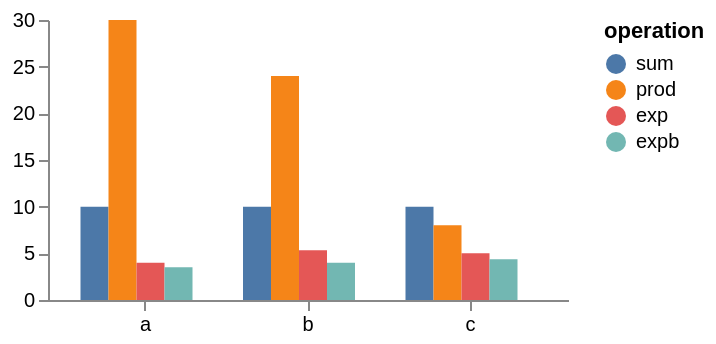

Specify this chart in Vega-Lite:
### Vega specification from a JSON file in a GitHub repository (floating-point values rounded to 4 significant figures)
{"$schema": "https://vega.github.io/schema/vega/v6.json", "description": "The three aggregate operations that were missing: product, and the two exponentially weighted means. The exponential pair is the only one whose answer depends on the order of the rows, and the only one that reads aggregate_params.", "width": 260, "height": 140, "padding": 5, "background": "white", "data": [{"name": "t", "values": [{"g": "a", "x": 2}, {"g": "a", "x": 3}, {"g": "a", "x": 5}, {"g": "b", "x": 4}, {"g": "b", "x": 6}, {"g": "c", "x": 1}, {"g": "c", "x": 1}, {"g": "c", "x": 8}]}, {"name": "summary", "source": "t", "transform": [{"type": "aggregate", "groupby": ["g"], "fields": ["x", "x", "x", "x"], "ops": ["sum", "product", "exponential", "exponentialb"], "aggregate_params": [null, null, 0.5, 0.5], "as": ["sum", "prod", "exp", "expb"]}]}, {"name": "long", "source": "summary", "transform": [{"type": "fold", "fields": ["sum", "prod", "exp", "expb"]}]}], "scales": [{"name": "x", "type": "band", "domain": {"data": "long", "field": "g"}, "range": "width", "padding": 0.2}, {"name": "inner", "type": "band", "domain": ["sum", "prod", "exp", "expb"], "range": {"step": 14}}, {"name": "y", "type": "linear", "domain": {"data": "long", "field": "value"}, "range": "height", "nice": true}, {"name": "colour", "type": "ordinal", "domain": ["sum", "prod", "exp", "expb"], "range": "category"}], "axes": [{"orient": "bottom", "scale": "x"}, {"orient": "left", "scale": "y", "tickCount": 5}], "legends": [{"fill": "colour", "title": "operation", "orient": "right"}], "marks": [{"type": "group", "from": {"facet": {"data": "long", "name": "cell", "groupby": "g"}}, "encode": {"enter": {"x": {"scale": "x", "field": "g"}}}, "marks": [{"type": "rect", "from": {"data": "cell"}, "encode": {"enter": {"x": {"scale": "inner", "field": "key"}, "width": {"scale": "inner", "band": 1}, "y": {"scale": "y", "field": "value"}, "y2": {"scale": "y", "value": 0}, "fill": {"scale": "colour", "field": "key"}}}}]}]}
